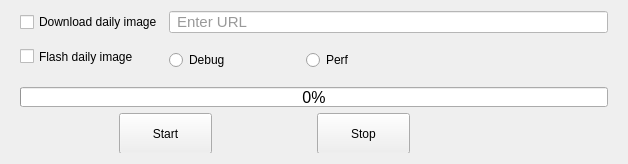
            <widget class="QWidget" name="IMAGE_2">
             <attribute name="title">
              <string>IMAGE</string>
             </attribute>
             <layout class="QGridLayout" name="gridLayout_7">
              <item row="0" column="0">
               <widget class="QWidget" name="widget_13" native="true">
                <property name="sizePolicy">
                 <sizepolicy hsizetype="MinimumExpanding" vsizetype="Minimum">
                  <horstretch>0</horstretch>
                  <verstretch>0</verstretch>
                 </sizepolicy>
                </property>
                <property name="maximumSize">
                 <size>
                  <width>16777215</width>
                  <height>190</height>
                 </size>
                </property>
                <layout class="QGridLayout" name="gridLayout">
                 <property name="topMargin">
                  <number>0</number>
                 </property>
                 <property name="bottomMargin">
                  <number>0</number>
                 </property>
                 <item row="2" column="0">
                  <widget class="QWidget" name="widget_3" native="true">
                   <property name="sizePolicy">
                    <sizepolicy hsizetype="Preferred" vsizetype="Minimum">
                     <horstretch>0</horstretch>
                     <verstretch>0</verstretch>
                    </sizepolicy>
                   </property>
                   <property name="maximumSize">
                    <size>
                     <width>16777215</width>
                     <height>40</height>
                    </size>
                   </property>
                   <layout class="QGridLayout" name="gridLayout_10">
                    <property name="leftMargin">
                     <number>0</number>
                    </property>
                    <property name="topMargin">
                     <number>0</number>
                    </property>
                    <property name="rightMargin">
                     <number>0</number>
                    </property>
                    <property name="bottomMargin">
                     <number>0</number>
                    </property>
                    <item row="0" column="0">
                     <widget class="QWidget" name="widget_10" native="true">
                      <property name="minimumSize">
                       <size>
                        <width>93</width>
                        <height>41</height>
                       </size>
                      </property>
                      <property name="maximumSize">
                       <size>
                        <width>16777215</width>
                        <height>40</height>
                       </size>
                      </property>
                     </widget>
                    </item>
                    <item row="0" column="1">
                     <widget class="QPushButton" name="startFLButton_2">
                      <property name="sizePolicy">
                       <sizepolicy hsizetype="Preferred" vsizetype="Preferred">
                        <horstretch>0</horstretch>
                        <verstretch>0</verstretch>
                       </sizepolicy>
                      </property>
                      <property name="minimumSize">
                       <size>
                        <width>93</width>
                        <height>41</height>
                       </size>
                      </property>
                      <property name="maximumSize">
                       <size>
                        <width>150</width>
                        <height>40</height>
                       </size>
                      </property>
                      <property name="text">
                       <string>Start</string>
                      </property>
                     </widget>
                    </item>
                    <item row="0" column="2">
                     <widget class="QWidget" name="widget_4" native="true">
                      <property name="minimumSize">
                       <size>
                        <width>93</width>
                        <height>41</height>
                       </size>
                      </property>
                      <property name="maximumSize">
                       <size>
                        <width>50</width>
                        <height>40</height>
                       </size>
                      </property>
                     </widget>
                    </item>
                    <item row="0" column="3">
                     <widget class="QPushButton" name="stopFLButton_2">
                      <property name="sizePolicy">
                       <sizepolicy hsizetype="Preferred" vsizetype="Preferred">
                        <horstretch>0</horstretch>
                        <verstretch>0</verstretch>
                       </sizepolicy>
                      </property>
                      <property name="minimumSize">
                       <size>
                        <width>93</width>
                        <height>41</height>
                       </size>
                      </property>
                      <property name="maximumSize">
                       <size>
                        <width>150</width>
                        <height>40</height>
                       </size>
                      </property>
                      <property name="text">
                       <string>Stop</string>
                      </property>
                     </widget>
                    </item>
                    <item row="0" column="4">
                     <widget class="QWidget" name="widget_12" native="true">
                      <property name="minimumSize">
                       <size>
                        <width>93</width>
                        <height>41</height>
                       </size>
                      </property>
                      <property name="maximumSize">
                       <size>
                        <width>16777215</width>
                        <height>40</height>
                       </size>
                      </property>
                     </widget>
                    </item>
                    <item row="0" column="5">
                     <widget class="QWidget" name="widget_9" native="true">
                      <property name="minimumSize">
                       <size>
                        <width>93</width>
                        <height>41</height>
                       </size>
                      </property>
                      <property name="maximumSize">
                       <size>
                        <width>50</width>
                        <height>40</height>
                       </size>
                      </property>
                     </widget>
                    </item>
                   </layout>
                  </widget>
                 </item>
                 <item row="1" column="0">
                  <widget class="QWidget" name="widget_2" native="true">
                   <property name="sizePolicy">
                    <sizepolicy hsizetype="Preferred" vsizetype="Minimum">
                     <horstretch>0</horstretch>
                     <verstretch>0</verstretch>
                    </sizepolicy>
                   </property>
                   <property name="maximumSize">
                    <size>
                     <width>16777215</width>
                     <height>42</height>
                    </size>
                   </property>
                   <layout class="QGridLayout" name="gridLayout_9">
                    <property name="leftMargin">
                     <number>0</number>
                    </property>
                    <property name="topMargin">
                     <number>0</number>
                    </property>
                    <property name="rightMargin">
                     <number>0</number>
                    </property>
                    <property name="bottomMargin">
                     <number>0</number>
                    </property>
                    <property name="horizontalSpacing">
                     <number>0</number>
                    </property>
                    <item row="0" column="0">
                     <widget class="QProgressBar" name="FLProgressBar_2">
                      <property name="sizePolicy">
                       <sizepolicy hsizetype="Expanding" vsizetype="Preferred">
                        <horstretch>0</horstretch>
                        <verstretch>0</verstretch>
                       </sizepolicy>
                      </property>
                      <property name="minimumSize">
                       <size>
                        <width>429</width>
                        <height>0</height>
                       </size>
                      </property>
                      <property name="maximumSize">
                       <size>
                        <width>16777215</width>
                        <height>20</height>
                       </size>
                      </property>
                      <property name="font">
                       <font>
                        <family>MS Shell Dlg 2</family>
                        <pointsize>12</pointsize>
                        <weight>50</weight>
                        <italic>false</italic>
                        <bold>false</bold>
                       </font>
                      </property>
                      <property name="value">
                       <number>0</number>
                      </property>
                     </widget>
                    </item>
                   </layout>
                  </widget>
                 </item>
                 <item row="0" column="0">
                  <widget class="QWidget" name="widget_11" native="true">
                   <property name="sizePolicy">
                    <sizepolicy hsizetype="Preferred" vsizetype="Minimum">
                     <horstretch>0</horstretch>
                     <verstretch>0</verstretch>
                    </sizepolicy>
                   </property>
                   <property name="maximumSize">
                    <size>
                     <width>16777215</width>
                     <height>83</height>
                    </size>
                   </property>
                   <layout class="QFormLayout" name="formLayout">
                    <property name="leftMargin">
                     <number>0</number>
                    </property>
                    <property name="topMargin">
                     <number>0</number>
                    </property>
                    <property name="rightMargin">
                     <number>0</number>
                    </property>
                    <property name="bottomMargin">
                     <number>0</number>
                    </property>
                    <item row="0" column="0">
                     <widget class="QCheckBox" name="downloadImgButton_2">
                      <property name="sizePolicy">
                       <sizepolicy hsizetype="Preferred" vsizetype="Preferred">
                        <horstretch>0</horstretch>
                        <verstretch>0</verstretch>
                       </sizepolicy>
                      </property>
                      <property name="text">
                       <string>Download daily image</string>
                      </property>
                      <property name="checked">
                       <bool>false</bool>
                      </property>
                     </widget>
                    </item>
                    <item row="0" column="1">
                     <widget class="QLineEdit" name="downloadImgURL_2">
                      <property name="sizePolicy">
                       <sizepolicy hsizetype="Preferred" vsizetype="Preferred">
                        <horstretch>0</horstretch>
                        <verstretch>0</verstretch>
                       </sizepolicy>
                      </property>
                      <property name="maximumSize">
                       <size>
                        <width>16777215</width>
                        <height>29</height>
                       </size>
                      </property>
                      <property name="styleSheet">
                       <string notr="true">padding: 0px 5px;
font-size: 15px;
background-color: rgb(255, 255, 255);
color: rgb(51, 51, 51);</string>
                      </property>
                      <property name="alignment">
                       <set>Qt::AlignLeading|Qt::AlignLeft|Qt::AlignVCenter</set>
                      </property>
                      <property name="placeholderText">
                       <string>Enter URL</string>
                      </property>
                     </widget>
                    </item>
                    <item row="1" column="0">
                     <widget class="QCheckBox" name="flashImgButton_2">
                      <property name="sizePolicy">
                       <sizepolicy hsizetype="Preferred" vsizetype="Preferred">
                        <horstretch>0</horstretch>
                        <verstretch>0</verstretch>
                       </sizepolicy>
                      </property>
                      <property name="text">
                       <string>Flash daily image</string>
                      </property>
                      <property name="checked">
                       <bool>false</bool>
                      </property>
                     </widget>
                    </item>
                    <item row="1" column="1">
                     <layout class="QHBoxLayout" name="horizontalLayout_3">
                      <property name="spacing">
                       <number>7</number>
                      </property>
                      <property name="leftMargin">
                       <number>0</number>
                      </property>
                      <property name="topMargin">
                       <number>11</number>
                      </property>
                      <property name="bottomMargin">
                       <number>11</number>
                      </property>
                      <item>
                       <widget class="QRadioButton" name="debugVersionButton">
                        <property name="sizePolicy">
                         <sizepolicy hsizetype="Preferred" vsizetype="Preferred">
                          <horstretch>0</horstretch>
                          <verstretch>0</verstretch>
                         </sizepolicy>
                        </property>
                        <property name="maximumSize">
                         <size>
                          <width>130</width>
                          <height>16777215</height>
                         </size>
                        </property>
                        <property name="text">
                         <string>Debug</string>
                        </property>
                       </widget>
                      </item>
                      <item>
                       <widget class="QRadioButton" name="perfVersionButton">
                        <property name="sizePolicy">
                         <sizepolicy hsizetype="Preferred" vsizetype="Preferred">
                          <horstretch>0</horstretch>
                          <verstretch>0</verstretch>
                         </sizepolicy>
                        </property>
                        <property name="text">
                         <string>Perf</string>
                        </property>
                       </widget>
                      </item>
                     </layout>
                    </item>
                   </layout>
                  </widget>
                 </item>
                </layout>
               </widget>
              </item>
             </layout>
            </widget>
